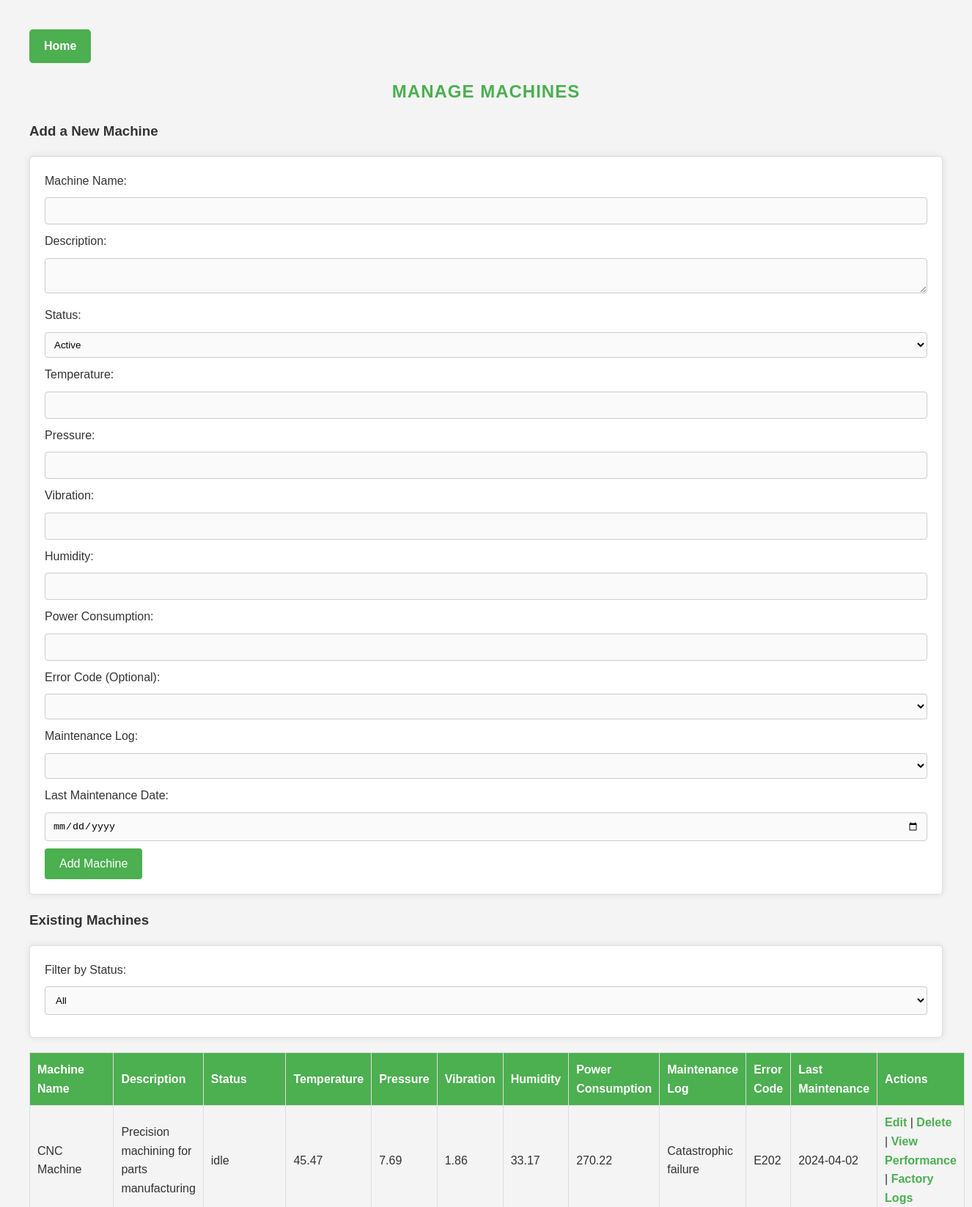
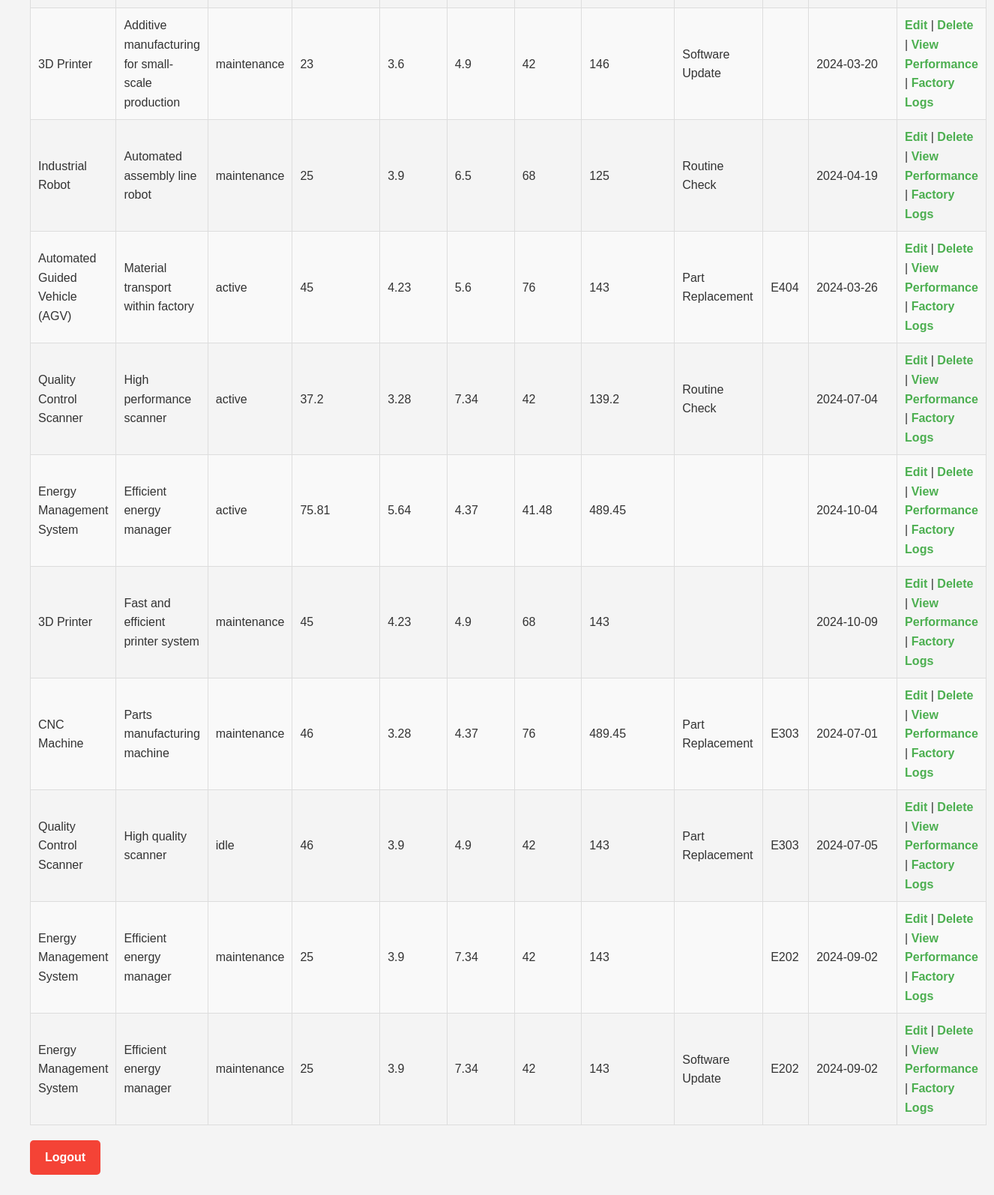
Page /manage_machines.php (signed in) on the committed database (2 pictures, top to bottom).
### tables this page shows
CREATE TABLE `machines` (
  `machine_id` int(11) NOT NULL,
  `machine_name` varchar(100) NOT NULL,
  `description` text DEFAULT NULL,
  `operational_status` enum('active','maintenance','idle') NOT NULL,
  `last_maintenance` date DEFAULT NULL,
  `temperature` float DEFAULT NULL,
  `pressure` float DEFAULT NULL,
  `vibration` float DEFAULT NULL,
  `humidity` float DEFAULT NULL,
  `power_consumption` float DEFAULT NULL,
  `error_code` varchar(50) DEFAULT NULL,
  `production_count` int(11) DEFAULT NULL,
  `maintenance_log` text DEFAULT NULL,
  `speed` float DEFAULT NULL
);

### manage_machines.php (the view, shortened to what this page needs)
<?php
include 'dbconn.inc.php';
$dashboard_link = '#';
if (isset($_SESSION['role'])) {
    if ($_SESSION['role'] == 'Administrator') {
        $dashboard_link = 'admin_dashboard.php';
    } elseif ($_SESSION['role'] == 'Factory Manager') {
        $dashboard_link = 'manager_dashboard.php';
    } elseif ($_SESSION['role'] == 'Production Operator') {
        $dashboard_link = 'operator_dashboard.php';
    }
}
$filter_status = isset($_GET['filter_status']) ? $_GET['filter_status'] : 'all';
$where_clause = ($filter_status != 'all') ? "WHERE operational_status = '$filter_status'" : '';
$sql = "SELECT * FROM machines $where_clause";
$result = $conn->query($sql);
?>
<!DOCTYPE html>
<html lang="en">
<head>
    <link rel="stylesheet" type="text/css" href="css/style.css">
</head>
<body>
    <a href="<?php echo $dashboard_link; ?>" class="home-button">Home</a>
    <h2>Manage Machines</h2>
    <h3>Add a New Machine</h3>
    <form name="machineForm" action="manage_machines.php" method="POST">
        <label for="machine_name">Machine Name:</label>
        <input type="text" id="machine_name" name="machine_name" class="form-input" required><br>
        <label for="description">Description:</label>
        <textarea id="description" name="description" class="form-input" required></textarea><br>
        <label for="operational_status">Status:</label>
        <select id="operational_status" name="operational_status" class="form-input" required>
            <option value="active">Active</option>
        </select><br>
        <label for="temperature">Temperature:</label>
        <input type="float" id="temperature" name="temperature" class="form-input" required><br>
        <label for="pressure">Pressure:</label>
        <input type="float" id="pressure" name="pressure" class="form-input" required><br>
        <label for="vibration">Vibration:</label>
        <input type="float" id="vibration" name="vibration" class="form-input" required><br>
        <label for="humidity">Humidity:</label>
        <input type="float" id="humidity" name="humidity" class="form-input" required><br>
        <label for="power_consumption">Power Consumption:</label>
        <input type="float" id="power_consumption" name="power_consumption" class="form-input" required><br>
        <label for="error_code">Error Code (Optional):</label>
        <select id="error_code" name="error_code" class="form-input">
            <option value=""></option>
            <option value="E101">E101</option>
        </select><br>
        <label for="maintenance_log">Maintenance Log:</label>
        <select id="maintenance_log" name="maintenance_log" class="form-input">
            <option value=""></option>
            <option value="Part Replacement">Part Replacement</option>
        </select><br>
        <label for="last_maintenance">Last Maintenance Date:</label>
        <input type="date" id="last_maintenance" name="last_maintenance" class="form-input" required><br>
        <input type="submit" name="add_machine" value="Add Machine" class="form-submit">
    </form>
    <h3>Existing Machines</h3>
    <form method="GET" action="">
        <label for="filter_status">Filter by Status:</label>
        <select name="filter_status" id="filter_status" onchange="this.form.submit()">
            <option value="all" <?php if ($filter_status == 'all') echo 'selected'; ?>>All</option>
        </select>
    </form>
    <table>
        <thead>
            <tr>
                <th>Machine Name</th>
                <th>Description</th>
                <th>Status</th>
                <th>Temperature</th>
                <th>Pressure</th>
                <th>Vibration</th>
                <th>Humidity</th>
                <th>Power Consumption</th>
                <th>Maintenance Log</th>
                <th>Error Code</th>
                <th>Last Maintenance</th>
                <th>Actions</th>
            </tr>
        </thead>
        <tbody>
        <?php while ($row = $result->fetch_assoc()) { ?>
            <tr>
                <td><?php echo htmlspecialchars($row['machine_name']); ?></td>
                <td><?php echo htmlspecialchars($row['description']); ?></td>
                <td><?php echo htmlspecialchars($row['operational_status']); ?></td>
                <td><?php echo htmlspecialchars($row['temperature']); ?></td>
                <td><?php echo htmlspecialchars($row['pressure']); ?></td>
                <td><?php echo htmlspecialchars($row['vibration']); ?></td>
                <td><?php echo htmlspecialchars($row['humidity']); ?></td>
                <td><?php echo htmlspecialchars($row['power_consumption']); ?></td>
                <td><?php echo htmlspecialchars($row['maintenance_log']); ?></td>
                <td><?php echo htmlspecialchars($row['error_code']); ?></td>
                <td><?php echo htmlspecialchars($row['last_maintenance']); ?></td>
                <td>
                    <a href="edit_machine.php?machine_id=<?php echo $row['machine_id']; ?>">Edit</a> |
                    <a href="delete_machine.php?machine_id=<?php echo $row['machine_id']; ?>" onclick="return confirm('Are you sure you want to delete this machine?');">Delete</a> |
                    <a href="machine_performance.php?machine_name=<?php echo urlencode($row['machine_name']); ?>">View Performance</a> |
                    <a href="view_logs.php?date=<?php echo date('Y-m-d'); ?>">Factory Logs</a>
                </td>
            </tr>
        <?php } ?>
        </tbody>
    </table>
    <a href="logout.php" class="logout-button">Logout</a>
</body>
</html>

### style.css (style rules this page uses)
body { font-family: Arial, sans-serif; margin: 20px; padding: 20px; background-color: #f4f4f4; color: #333; line-height: 1.6; }
table { width: 100%; border-collapse: collapse; margin-bottom: 20px; }
table, th, td { border: 1px solid #ddd; padding: 10px; text-align: left; }
th { background-color: #4CAF50; color: white; font-weight: bold; }
tr:nth-child(even) { background-color: #f9f9f9; }
h2 { color: #4CAF50; font-size: 24px; text-align: center; margin-bottom: 20px; text-transform: uppercase; letter-spacing: 1px; }
form { background-color: white; padding: 20px; border: 1px solid #ddd; border-radius: 5px; box-shadow: 0 0 10px rgba(0, 0, 0, 0.1); margin-bottom: 20px; }
input[type="text"], input[type="password"], input[type="date"], textarea, select { width: 100%; padding: 10px; margin: 10px 0; border: 1px solid #ccc; border-radius: 4px; box-sizing: border-box; background-color: #fafafa; transition: all 0.3s ease; }
input[type="float"] { width: 100%; padding: 10px; margin: 10px 0; border: 1px solid #ccc; border-radius: 4px; box-sizing: border-box; background-color: #fafafa; transition: all 0.3s ease; }
input[type="submit"] { padding: 12px 20px; background-color: #4CAF50; color: white; border: none; border-radius: 4px; cursor: pointer; font-size: 16px; transition: background-color 0.3s ease; }
a { text-decoration: none; color: #4CAF50; font-weight: bold; transition: color 0.3s ease; }
.form-input { width: 100%; padding: 8px; margin: 10px 0; box-sizing: border-box; border: 1px solid #ccc; border-radius: 4px; }
.form-submit { background-color: #4CAF50; color: white; padding: 10px 20px; border: none; border-radius: 4px; cursor: pointer; }

### manage_machines.php (style rules this page uses)
.home-button, .logout-button { display: inline-block; padding: 10px 20px; color: white; border: none; border-radius: 5px; cursor: pointer; text-decoration: none; z-index: 1000; transition: background-color 0.3s ease; }
.home-button { background-color: #4CAF50; margin-right: 10px; }
.logout-button { background-color: #f44336; }

### rows in the picture
machines: machine_name "CNC Machine", description "Precision machining for parts manufacturing", operational_status "idle", temperature "45.47", pressure "7.69", vibration "1.86", humidity "33.17", power_consumption "270.22", maintenance_log "Catastrophic failure", error_code "E202", last_maintenance "2024-04-02"
machines: machine_name "3D Printer", description "Additive manufacturing for small-scale production", operational_status "maintenance", temperature "23", pressure "3.6", vibration "4.9", humidity "42", power_consumption "146", maintenance_log "Software Update", last_maintenance "2024-03-20"
machines: machine_name "Industrial Robot", description "Automated assembly line robot", operational_status "maintenance", temperature "25", pressure "3.9", vibration "6.5", humidity "68", power_consumption "125", maintenance_log "Routine Check", last_maintenance "2024-04-19"
machines: machine_name "Automated Guided Vehicle (AGV)", description "Material transport within factory", operational_status "active", temperature "45", pressure "4.23", vibration "5.6", humidity "76", power_consumption "143", maintenance_log "Part Replacement", error_code "E404", last_maintenance "2024-03-26"
machines: machine_name "Quality Control Scanner", description "High performance scanner", operational_status "active", temperature "37.2", pressure "3.28", vibration "7.34", humidity "42", power_consumption "139.2", maintenance_log "Routine Check", last_maintenance "2024-07-04"
machines: machine_name "Energy Management System", description "Efficient energy manager", operational_status "active", temperature "75.81", pressure "5.64", vibration "4.37", humidity "41.48", power_consumption "489.45", last_maintenance "2024-10-04"
machines: machine_name "3D Printer", description "Fast and efficient printer system", operational_status "maintenance", temperature "45", pressure "4.23", vibration "4.9", humidity "68", power_consumption "143", last_maintenance "2024-10-09"
machines: machine_name "CNC Machine", description "Parts manufacturing machine", operational_status "maintenance", temperature "46", pressure "3.28", vibration "4.37", humidity "76", power_consumption "489.45", maintenance_log "Part Replacement", error_code "E303", last_maintenance "2024-07-01"
machines: machine_name "Quality Control Scanner", description "High quality scanner", operational_status "idle", temperature "46", pressure "3.9", vibration "4.9", humidity "42", power_consumption "143", maintenance_log "Part Replacement", error_code "E303", last_maintenance "2024-07-05"
machines: machine_name "Energy Management System", description "Efficient energy manager", operational_status "maintenance", temperature "25", pressure "3.9", vibration "7.34", humidity "42", power_consumption "143", error_code "E202", last_maintenance "2024-09-02"
machines: machine_name "Energy Management System", description "Efficient energy manager", operational_status "maintenance", temperature "25", pressure "3.9", vibration "7.34", humidity "42", power_consumption "143", maintenance_log "Software Update", error_code "E202", last_maintenance "2024-09-02"
